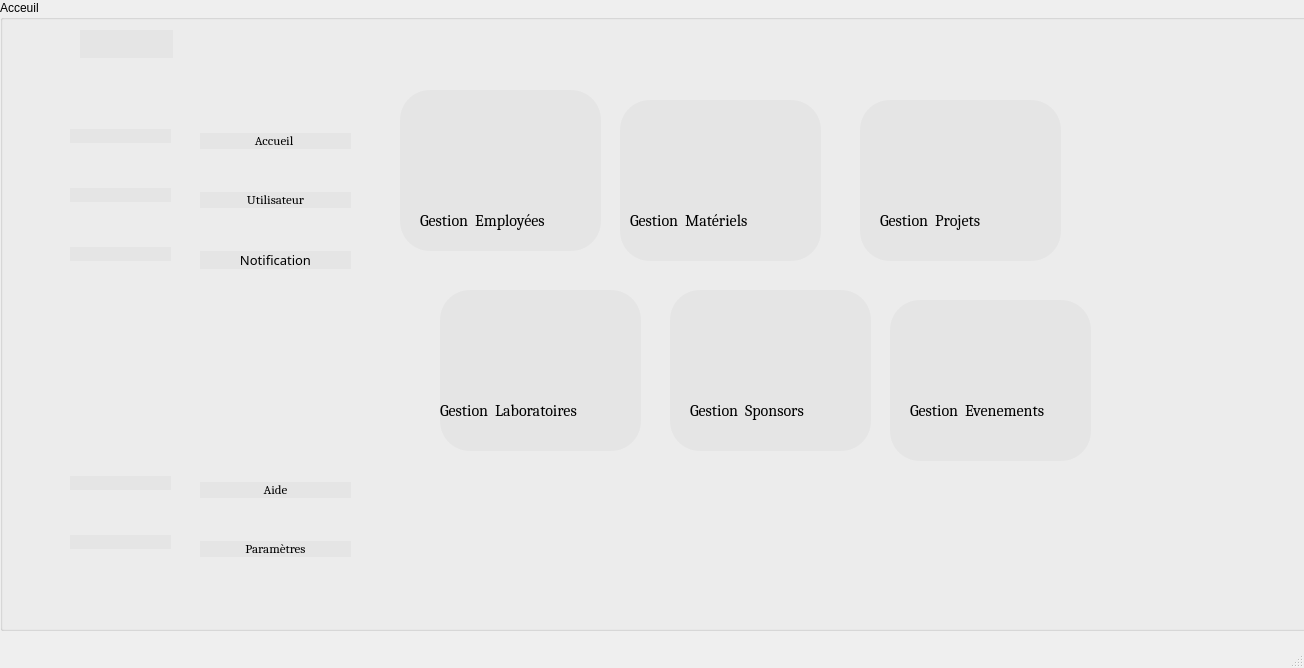
<?xml version="1.0" encoding="UTF-8"?>
<ui version="4.0">
 <class>MainWindow</class>
 <widget class="QMainWindow" name="MainWindow">
  <property name="geometry">
   <rect>
    <x>0</x>
    <y>0</y>
    <width>1304</width>
    <height>668</height>
   </rect>
  </property>
  <property name="windowTitle">
   <string>MainWindow</string>
  </property>
  <property name="styleSheet">
   <string notr="true">QPushButton
{Border-radius:30px;
	
	background-color: rgb(229, 229, 229);
border-color: rgb(255, 176, 1);}
 QPushButton:hover
{

color:#333;
border-radius:15px;
background:#ffb001;
}</string>
  </property>
  <widget class="QWidget" name="centralwidget">
   <widget class="QGroupBox" name="groupBox">
    <property name="geometry">
     <rect>
      <x>0</x>
      <y>0</y>
      <width>1321</width>
      <height>631</height>
     </rect>
    </property>
    <property name="title">
     <string>Acceuil</string>
    </property>
    <widget class="QLabel" name="label">
     <property name="geometry">
      <rect>
       <x>1060</x>
       <y>10</y>
       <width>271</width>
       <height>181</height>
      </rect>
     </property>
     <property name="text">
      <string/>
     </property>
     <property name="pixmap">
      <pixmap>../../../../Downloads/logo-s.png</pixmap>
     </property>
    </widget>
    <widget class="QPushButton" name="pushButton">
     <property name="geometry">
      <rect>
       <x>400</x>
       <y>90</y>
       <width>201</width>
       <height>161</height>
      </rect>
     </property>
     <property name="font">
      <font>
       <family>Cambria</family>
       <pointsize>12</pointsize>
       <weight>50</weight>
       <bold>false</bold>
      </font>
     </property>
     <property name="styleSheet">
      <string notr="true"/>
     </property>
     <property name="text">
      <string/>
     </property>
    </widget>
    <widget class="QPushButton" name="pushButton_3">
     <property name="geometry">
      <rect>
       <x>620</x>
       <y>100</y>
       <width>201</width>
       <height>161</height>
      </rect>
     </property>
     <property name="text">
      <string/>
     </property>
    </widget>
    <widget class="QLabel" name="label_3">
     <property name="geometry">
      <rect>
       <x>420</x>
       <y>200</y>
       <width>181</width>
       <height>41</height>
      </rect>
     </property>
     <property name="font">
      <font>
       <family>Cambria</family>
       <pointsize>12</pointsize>
       <weight>50</weight>
       <bold>false</bold>
      </font>
     </property>
     <property name="text">
      <string>Gestion  Employées</string>
     </property>
    </widget>
    <widget class="QLabel" name="label_4">
     <property name="geometry">
      <rect>
       <x>630</x>
       <y>200</y>
       <width>181</width>
       <height>41</height>
      </rect>
     </property>
     <property name="font">
      <font>
       <family>Cambria</family>
       <pointsize>12</pointsize>
       <weight>50</weight>
       <bold>false</bold>
      </font>
     </property>
     <property name="text">
      <string>Gestion  Matériels</string>
     </property>
    </widget>
    <widget class="QLabel" name="label_5">
     <property name="geometry">
      <rect>
       <x>680</x>
       <y>120</y>
       <width>81</width>
       <height>71</height>
      </rect>
     </property>
     <property name="text">
      <string/>
     </property>
     <property name="pixmap">
      <pixmap resource="Resource.qrc">:/Icones/Icones/materiels.png</pixmap>
     </property>
    </widget>
    <widget class="QLabel" name="label_6">
     <property name="geometry">
      <rect>
       <x>880</x>
       <y>200</y>
       <width>181</width>
       <height>41</height>
      </rect>
     </property>
     <property name="font">
      <font>
       <family>Cambria</family>
       <pointsize>12</pointsize>
       <weight>50</weight>
       <bold>false</bold>
      </font>
     </property>
     <property name="text">
      <string>Gestion  Projets</string>
     </property>
    </widget>
    <widget class="QLabel" name="label_7">
     <property name="geometry">
      <rect>
       <x>920</x>
       <y>120</y>
       <width>71</width>
       <height>71</height>
      </rect>
     </property>
     <property name="text">
      <string/>
     </property>
     <property name="pixmap">
      <pixmap resource="Resource.qrc">:/Icones/Icones/projets.png</pixmap>
     </property>
    </widget>
    <widget class="QLabel" name="label_8">
     <property name="geometry">
      <rect>
       <x>440</x>
       <y>390</y>
       <width>181</width>
       <height>41</height>
      </rect>
     </property>
     <property name="font">
      <font>
       <family>Cambria</family>
       <pointsize>12</pointsize>
       <weight>50</weight>
       <bold>false</bold>
      </font>
     </property>
     <property name="text">
      <string>Gestion  Laboratoires </string>
     </property>
    </widget>
    <widget class="QLabel" name="label_9">
     <property name="geometry">
      <rect>
       <x>490</x>
       <y>300</y>
       <width>91</width>
       <height>81</height>
      </rect>
     </property>
     <property name="text">
      <string/>
     </property>
     <property name="pixmap">
      <pixmap resource="Resource.qrc">:/Icones/Icones/microscope.png</pixmap>
     </property>
    </widget>
    <widget class="QLabel" name="label_10">
     <property name="geometry">
      <rect>
       <x>690</x>
       <y>390</y>
       <width>181</width>
       <height>41</height>
      </rect>
     </property>
     <property name="font">
      <font>
       <family>Cambria</family>
       <pointsize>12</pointsize>
       <weight>50</weight>
       <bold>false</bold>
      </font>
     </property>
     <property name="text">
      <string>Gestion  Sponsors</string>
     </property>
    </widget>
    <widget class="QLabel" name="label_11">
     <property name="geometry">
      <rect>
       <x>740</x>
       <y>300</y>
       <width>81</width>
       <height>71</height>
      </rect>
     </property>
     <property name="text">
      <string/>
     </property>
     <property name="pixmap">
      <pixmap resource="Resource.qrc">:/Icones/Icones/sponsorship.png</pixmap>
     </property>
    </widget>
    <widget class="QLabel" name="label_12">
     <property name="geometry">
      <rect>
       <x>910</x>
       <y>390</y>
       <width>181</width>
       <height>41</height>
      </rect>
     </property>
     <property name="font">
      <font>
       <family>Cambria</family>
       <pointsize>12</pointsize>
       <weight>50</weight>
       <bold>false</bold>
      </font>
     </property>
     <property name="text">
      <string>Gestion  Evenements</string>
     </property>
    </widget>
    <widget class="QLabel" name="label_13">
     <property name="geometry">
      <rect>
       <x>960</x>
       <y>310</y>
       <width>71</width>
       <height>71</height>
      </rect>
     </property>
     <property name="text">
      <string/>
     </property>
     <property name="pixmap">
      <pixmap resource="Resource.qrc">:/Icones/Icones/evénement.png</pixmap>
     </property>
    </widget>
    <widget class="QPushButton" name="pushButton_7">
     <property name="geometry">
      <rect>
       <x>440</x>
       <y>290</y>
       <width>201</width>
       <height>161</height>
      </rect>
     </property>
     <property name="font">
      <font>
       <family>Cambria</family>
       <pointsize>12</pointsize>
       <weight>50</weight>
       <bold>false</bold>
      </font>
     </property>
     <property name="text">
      <string/>
     </property>
    </widget>
    <widget class="QPushButton" name="pushButton_4">
     <property name="geometry">
      <rect>
       <x>890</x>
       <y>300</y>
       <width>201</width>
       <height>161</height>
      </rect>
     </property>
     <property name="font">
      <font>
       <family>Cambria</family>
       <pointsize>12</pointsize>
       <weight>50</weight>
       <bold>false</bold>
      </font>
     </property>
     <property name="text">
      <string/>
     </property>
    </widget>
    <widget class="QPushButton" name="pushButton_5">
     <property name="geometry">
      <rect>
       <x>860</x>
       <y>100</y>
       <width>201</width>
       <height>161</height>
      </rect>
     </property>
     <property name="font">
      <font>
       <family>Cambria</family>
       <pointsize>12</pointsize>
       <weight>50</weight>
       <bold>false</bold>
      </font>
     </property>
     <property name="text">
      <string/>
     </property>
    </widget>
    <widget class="QPushButton" name="pushButton_2">
     <property name="geometry">
      <rect>
       <x>670</x>
       <y>290</y>
       <width>201</width>
       <height>161</height>
      </rect>
     </property>
     <property name="font">
      <font>
       <family>Cambria</family>
       <pointsize>12</pointsize>
       <weight>50</weight>
       <bold>false</bold>
      </font>
     </property>
     <property name="text">
      <string/>
     </property>
    </widget>
    <widget class="QLabel" name="label_2">
     <property name="geometry">
      <rect>
       <x>470</x>
       <y>110</y>
       <width>71</width>
       <height>61</height>
      </rect>
     </property>
     <property name="styleSheet">
      <string notr="true">image: url(:/Icones/Icones/Employe.png);</string>
     </property>
     <property name="text">
      <string/>
     </property>
    </widget>
    <widget class="QLabel" name="label_14">
     <property name="geometry">
      <rect>
       <x>0</x>
       <y>20</y>
       <width>1301</width>
       <height>611</height>
      </rect>
     </property>
     <property name="text">
      <string/>
     </property>
    </widget>
    <widget class="QWidget" name="full_name" native="true">
     <property name="geometry">
      <rect>
       <x>200</x>
       <y>50</y>
       <width>151</width>
       <height>551</height>
      </rect>
     </property>
     <widget class="QWidget" name="verticalLayoutWidget_2">
      <property name="geometry">
       <rect>
        <x>0</x>
        <y>40</y>
        <width>151</width>
        <height>511</height>
       </rect>
      </property>
      <layout class="QVBoxLayout" name="verticalLayout_2">
       <property name="spacing">
        <number>0</number>
       </property>
       <item>
        <widget class="QPushButton" name="accueil">
         <property name="font">
          <font>
           <family>Cambria</family>
           <pointsize>10</pointsize>
          </font>
         </property>
         <property name="text">
          <string>Accueil </string>
         </property>
         <property name="icon">
          <iconset resource="Resource.qrc">
           <normaloff>:/Icones/Icones/home.png</normaloff>:/Icones/Icones/home.png</iconset>
         </property>
         <property name="iconSize">
          <size>
           <width>40</width>
           <height>40</height>
          </size>
         </property>
         <property name="checkable">
          <bool>true</bool>
         </property>
         <property name="autoExclusive">
          <bool>true</bool>
         </property>
        </widget>
       </item>
       <item>
        <widget class="QPushButton" name="uti">
         <property name="font">
          <font>
           <family>Cambria</family>
           <pointsize>10</pointsize>
          </font>
         </property>
         <property name="text">
          <string>Utilisateur</string>
         </property>
         <property name="icon">
          <iconset resource="Resource.qrc">
           <normaloff>:/Icones/Icones/connexion.png</normaloff>:/Icones/Icones/connexion.png</iconset>
         </property>
         <property name="iconSize">
          <size>
           <width>40</width>
           <height>40</height>
          </size>
         </property>
         <property name="checkable">
          <bool>true</bool>
         </property>
         <property name="autoExclusive">
          <bool>true</bool>
         </property>
        </widget>
       </item>
       <item>
        <widget class="QPushButton" name="notif">
         <property name="font">
          <font>
           <family>Candara</family>
           <pointsize>10</pointsize>
          </font>
         </property>
         <property name="text">
          <string>Notification</string>
         </property>
         <property name="icon">
          <iconset resource="Resource.qrc">
           <normaloff>:/Icones/Icones/notif.png</normaloff>:/Icones/Icones/notif.png</iconset>
         </property>
         <property name="iconSize">
          <size>
           <width>40</width>
           <height>40</height>
          </size>
         </property>
         <property name="checkable">
          <bool>true</bool>
         </property>
         <property name="autoExclusive">
          <bool>true</bool>
         </property>
        </widget>
       </item>
       <item>
        <spacer name="verticalSpacer_3">
         <property name="orientation">
          <enum>Qt::Vertical</enum>
         </property>
         <property name="sizeType">
          <enum>QSizePolicy::Fixed</enum>
         </property>
         <property name="sizeHint" stdset="0">
          <size>
           <width>0</width>
           <height>170</height>
          </size>
         </property>
        </spacer>
       </item>
       <item>
        <widget class="QPushButton" name="aide">
         <property name="font">
          <font>
           <family>Cambria</family>
           <pointsize>10</pointsize>
          </font>
         </property>
         <property name="text">
          <string>Aide</string>
         </property>
         <property name="icon">
          <iconset resource="Resource.qrc">
           <normaloff>:/Icones/Icones/info.png</normaloff>:/Icones/Icones/info.png</iconset>
         </property>
         <property name="iconSize">
          <size>
           <width>40</width>
           <height>40</height>
          </size>
         </property>
         <property name="checkable">
          <bool>true</bool>
         </property>
         <property name="autoExclusive">
          <bool>true</bool>
         </property>
        </widget>
       </item>
       <item>
        <widget class="QPushButton" name="param">
         <property name="font">
          <font>
           <family>Cambria</family>
           <pointsize>10</pointsize>
          </font>
         </property>
         <property name="text">
          <string>Paramètres</string>
         </property>
         <property name="icon">
          <iconset resource="Resource.qrc">
           <normaloff>:/Icones/Icones/engrenage.png</normaloff>:/Icones/Icones/engrenage.png</iconset>
         </property>
         <property name="iconSize">
          <size>
           <width>40</width>
           <height>40</height>
          </size>
         </property>
         <property name="checkable">
          <bool>true</bool>
         </property>
         <property name="autoExclusive">
          <bool>true</bool>
         </property>
        </widget>
       </item>
      </layout>
     </widget>
    </widget>
    <widget class="QPushButton" name="pushButton_12">
     <property name="geometry">
      <rect>
       <x>80</x>
       <y>30</y>
       <width>93</width>
       <height>28</height>
      </rect>
     </property>
     <property name="text">
      <string/>
     </property>
     <property name="icon">
      <iconset resource="Resource.qrc">
       <normaloff>:/Icones/Icones/icons8-stripped-patterns-2-50.png</normaloff>:/Icones/Icones/icons8-stripped-patterns-2-50.png</iconset>
     </property>
     <property name="iconSize">
      <size>
       <width>20</width>
       <height>20</height>
      </size>
     </property>
     <property name="checkable">
      <bool>true</bool>
     </property>
    </widget>
    <widget class="QWidget" name="icone" native="true">
     <property name="geometry">
      <rect>
       <x>70</x>
       <y>70</y>
       <width>120</width>
       <height>531</height>
      </rect>
     </property>
     <widget class="QWidget" name="verticalLayoutWidget">
      <property name="geometry">
       <rect>
        <x>0</x>
        <y>20</y>
        <width>101</width>
        <height>501</height>
       </rect>
      </property>
      <layout class="QVBoxLayout" name="verticalLayout">
       <item>
        <widget class="QPushButton" name="icon_accueil">
         <property name="text">
          <string/>
         </property>
         <property name="icon">
          <iconset resource="Resource.qrc">
           <normaloff>:/Icones/Icones/home.png</normaloff>:/Icones/Icones/home.png</iconset>
         </property>
         <property name="iconSize">
          <size>
           <width>40</width>
           <height>40</height>
          </size>
         </property>
         <property name="checkable">
          <bool>true</bool>
         </property>
         <property name="autoExclusive">
          <bool>true</bool>
         </property>
        </widget>
       </item>
       <item>
        <widget class="QPushButton" name="utilisateur_icone_2">
         <property name="text">
          <string/>
         </property>
         <property name="icon">
          <iconset resource="Resource.qrc">
           <normaloff>:/Icones/Icones/connexion.png</normaloff>:/Icones/Icones/connexion.png</iconset>
         </property>
         <property name="iconSize">
          <size>
           <width>40</width>
           <height>40</height>
          </size>
         </property>
         <property name="checkable">
          <bool>true</bool>
         </property>
         <property name="autoExclusive">
          <bool>true</bool>
         </property>
        </widget>
       </item>
       <item>
        <widget class="QPushButton" name="notif_icone">
         <property name="text">
          <string/>
         </property>
         <property name="icon">
          <iconset resource="Resource.qrc">
           <normaloff>:/Icones/Icones/notif.png</normaloff>:/Icones/Icones/notif.png</iconset>
         </property>
         <property name="iconSize">
          <size>
           <width>40</width>
           <height>40</height>
          </size>
         </property>
         <property name="checkable">
          <bool>true</bool>
         </property>
         <property name="autoExclusive">
          <bool>true</bool>
         </property>
        </widget>
       </item>
       <item>
        <spacer name="verticalSpacer">
         <property name="orientation">
          <enum>Qt::Vertical</enum>
         </property>
         <property name="sizeType">
          <enum>QSizePolicy::Fixed</enum>
         </property>
         <property name="sizeHint" stdset="0">
          <size>
           <width>0</width>
           <height>170</height>
          </size>
         </property>
        </spacer>
       </item>
       <item>
        <widget class="QPushButton" name="icone_aide">
         <property name="text">
          <string/>
         </property>
         <property name="icon">
          <iconset resource="Resource.qrc">
           <normaloff>:/Icones/Icones/info.png</normaloff>:/Icones/Icones/info.png</iconset>
         </property>
         <property name="iconSize">
          <size>
           <width>40</width>
           <height>40</height>
          </size>
         </property>
         <property name="checkable">
          <bool>true</bool>
         </property>
         <property name="autoExclusive">
          <bool>true</bool>
         </property>
        </widget>
       </item>
       <item>
        <widget class="QPushButton" name="icone_param">
         <property name="text">
          <string/>
         </property>
         <property name="icon">
          <iconset resource="Resource.qrc">
           <normaloff>:/Icones/Icones/engrenage.png</normaloff>:/Icones/Icones/engrenage.png</iconset>
         </property>
         <property name="iconSize">
          <size>
           <width>40</width>
           <height>40</height>
          </size>
         </property>
         <property name="checkable">
          <bool>true</bool>
         </property>
         <property name="autoExclusive">
          <bool>true</bool>
         </property>
        </widget>
       </item>
      </layout>
     </widget>
    </widget>
    <zorder>label_14</zorder>
    <zorder>pushButton_2</zorder>
    <zorder>pushButton_5</zorder>
    <zorder>pushButton_4</zorder>
    <zorder>pushButton_7</zorder>
    <zorder>label</zorder>
    <zorder>pushButton</zorder>
    <zorder>pushButton_3</zorder>
    <zorder>label_3</zorder>
    <zorder>label_4</zorder>
    <zorder>label_5</zorder>
    <zorder>label_6</zorder>
    <zorder>label_7</zorder>
    <zorder>label_8</zorder>
    <zorder>label_9</zorder>
    <zorder>label_10</zorder>
    <zorder>label_11</zorder>
    <zorder>label_12</zorder>
    <zorder>label_13</zorder>
    <zorder>label_2</zorder>
    <zorder>full_name</zorder>
    <zorder>pushButton_12</zorder>
    <zorder>icone</zorder>
   </widget>
  </widget>
  <widget class="QMenuBar" name="menubar">
   <property name="geometry">
    <rect>
     <x>0</x>
     <y>0</y>
     <width>1304</width>
     <height>26</height>
    </rect>
   </property>
  </widget>
  <widget class="QStatusBar" name="statusbar"/>
 </widget>
 <resources>
  <include location="Resource.qrc"/>
 </resources>
 <connections>
  <connection>
   <sender>pushButton_12</sender>
   <signal>toggled(bool)</signal>
   <receiver>full_name</receiver>
   <slot>setHidden(bool)</slot>
   <hints>
    <hint type="sourcelabel">
     <x>122</x>
     <y>77</y>
    </hint>
    <hint type="destinationlabel">
     <x>257</x>
     <y>90</y>
    </hint>
   </hints>
  </connection>
  <connection>
   <sender>pushButton_12</sender>
   <signal>toggled(bool)</signal>
   <receiver>icone</receiver>
   <slot>setVisible(bool)</slot>
   <hints>
    <hint type="sourcelabel">
     <x>91</x>
     <y>79</y>
    </hint>
    <hint type="destinationlabel">
     <x>78</x>
     <y>122</y>
    </hint>
   </hints>
  </connection>
 </connections>
</ui>
